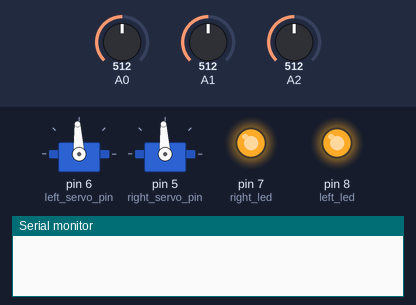
The sketch below on a simulated Arduino Uno, built with avr-gcc and run on an emulated ATmega328P. Parts: 2 × servo, output pins drawn as LEDs (lit = HIGH), the last lines printed to the serial monitor. The inputs (shaded band) are chosen by the test bench; at power-on: A2 = 512, A0 = 512, A1 = 512.

Above: at 0.1 s.
At 1.23 s:
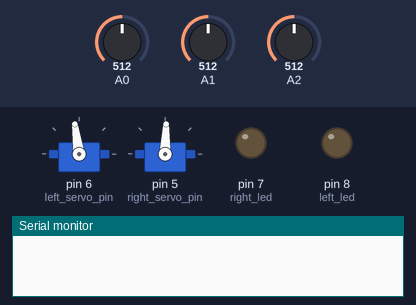
2.3 s: A2 set to 163
5.8 s: A2 set to 137
At 6.3 s:
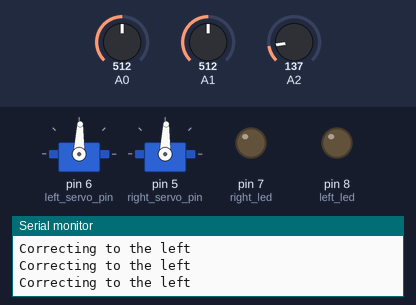
Timing chart, 0 to 8.8 s (numbered marks = the images above; inputs shaded):
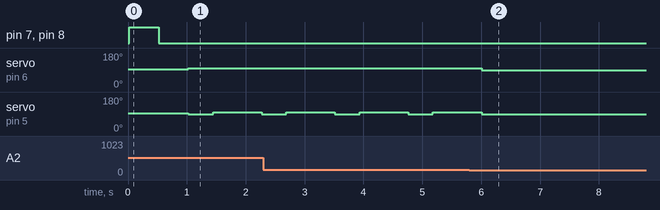

The sketch:

Maze_Solving.ino
```cpp
// (licence header left out)
/* Includes -------------------------------------------------- */
#include <Servo.h>

/* Defines ------------------------------------------------------------------ */
#define button_pin      2
#define right_servo_pin 5
#define left_servo_pin  6
#define right_led       7
#define left_led        8
#define left_qti        A0
#define middle_qti      A1
#define right_qti       A2
#define min_pulse       1300
#define max_pulse       1700
#define standstill      1500
#define qti_threshold   150 // 150 if sensors are white, 400 if sensors are red

/* Global variables ------------------------------------------ */
Servo g_left_wheel;
Servo g_right_wheel;

/* Private functions ------------------------------------------------- */
byte readQti (byte qti) {                               // Function to read current position on map
  digitalWrite(qti, HIGH);                              // Send an infrared signal
  delayMicroseconds(1000);                               // Wait for 100uS, very important!
  digitalWrite(qti, LOW);                               // Set the pin low again
  return ( analogRead(qti) > qti_threshold ? 1 : 0);    // Return the converted result: if analog value more then qti_threshold return 1 (dark), else 0 (light)
}

void setWheels(int delay_left = 1500, int delay_right = 1500) {
  g_left_wheel.writeMicroseconds(delay_left);
  g_right_wheel.writeMicroseconds(delay_right);
  delay(20);
}
void setLed(byte value_left = LOW, byte value_right = LOW) {
  digitalWrite(right_led, value_right);
  digitalWrite(left_led, value_left);
}

/* Arduino functions ---------------------------------------------------------------- */
void setup() {
  /* Start serial monitor */
  Serial.begin(9600);

  /* Set the pin mode of LED pins as output */
  pinMode(right_led, OUTPUT);
  pinMode(left_led, OUTPUT);

  /* Attach servos to digital pins defined earlier */
  g_left_wheel.attach(left_servo_pin);
  g_right_wheel.attach(right_servo_pin);

  /* Put servos to standstill */
  setWheels();

  /* Blink LEDs for 0.5s */
  setLed(HIGH, HIGH);
  delay(500);
  setLed();
  delay(500);

}

/* Not the most perfect solution */
void loop() {

  // light - dark - light
  if (!readQti(left_qti) && readQti(middle_qti) &&  !readQti(right_qti)) { // Move forward on track
    setWheels(1550, 1450);
    // dark - dark - dark
  } else if ( readQti(left_qti) && readQti(middle_qti) &&  readQti(right_qti)) {// Detect intersection
    setWheels(1550, 1450); // Assume to move forward for a bit
    delay(400); // Keep moving
    setWheels(1550, 1550); // Turn right
    delay(800); // For a certain
  }
  // light - light - dark || light - dark - dark
  else if (!readQti(left_qti) && !readQti(middle_qti) &&  readQti(right_qti) || !readQti(left_qti) && readQti(middle_qti) &&  readQti(right_qti)) {  // Correct course to the right
    Serial.println("Correcting to the right");
    setWheels(1550, 1550);
    // dark - light - light || dark - dark - light
  } else if (readQti(left_qti) && !readQti(middle_qti) &&  !readQti(right_qti) || readQti(left_qti) && readQti(middle_qti) &&  !readQti(right_qti)) {  // Correct course to the left
    Serial.println("Correcting to the left");
    setWheels(1450, 1450);
    // light - light - light
  } else if (!readQti(left_qti) && !readQti(middle_qti) &&  !readQti(right_qti)) { // Turn around
    setWheels(1300, 1300);
    delay(100);
    // light - dark - dark
  } else {
    setWheels();
  }


}
```

Measured:
- the behaviour switches between 151 and 150 on A2 (found by bisection; images 1 and 2)
- after the input at 5.8 s, servo on pin 6 (left_servo_pin): 98° → 88° after 0.21 s; servo on pin 5 (right_servo_pin): goes on until 6.0 s, then stays 88°
- by itself, servo on pin 5 (right_servo_pin): alternates 98° for 0.82 s and 88° for 0.42 s
